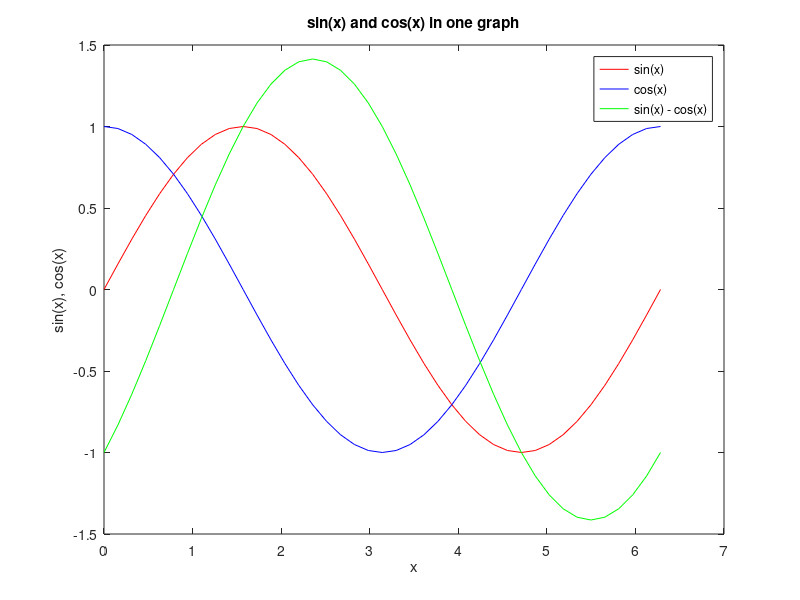

Reproduce this figure in MATLAB.
% This script plot sin(x) and cos(x) in the same figure window
% for values from 0 to 2*pi

clf
x = 0:2*pi/40:2*pi;
y = sin(x);
plot(x,y,'r')
hold on

y = cos(x);
plot(x,y,'b')

y = sin(x) - cos(x);
plot(x,y,'g')

legend('sin(x)','cos(x)','sin(x) - cos(x)')
title('sin(x) and cos(x) in one graph')
xlabel('x')
ylabel('sin(x), cos(x)')